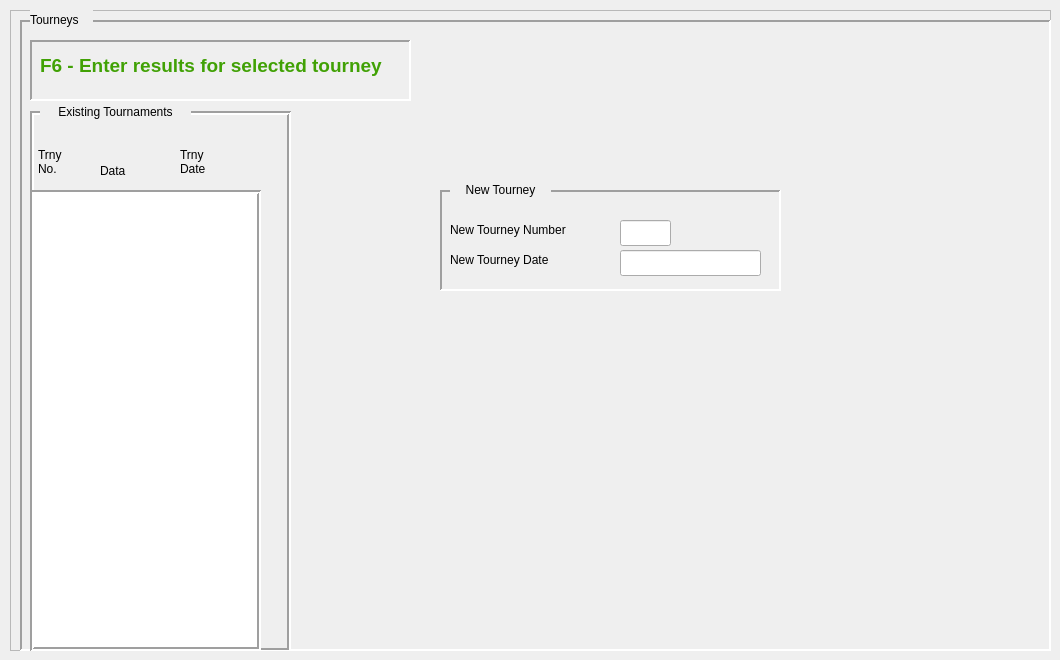
    <widget class="QWidget" name="tourneysTab">
     <property name="autoFillBackground">
      <bool>true</bool>
     </property>
     <attribute name="title">
      <string>Tourneys</string>
     </attribute>
     <widget class="QFrame" name="tourneyTabPanel">
      <property name="geometry">
       <rect>
        <x>10</x>
        <y>10</y>
        <width>1041</width>
        <height>641</height>
       </rect>
      </property>
      <property name="autoFillBackground">
       <bool>true</bool>
      </property>
      <property name="frameShape">
       <enum>QFrame::Shape::StyledPanel</enum>
      </property>
      <property name="frameShadow">
       <enum>QFrame::Shadow::Raised</enum>
      </property>
      <property name="lineWidth">
       <number>2</number>
      </property>
      <widget class="QFrame" name="TourneysFrame">
       <property name="geometry">
        <rect>
         <x>10</x>
         <y>10</y>
         <width>1031</width>
         <height>631</height>
        </rect>
       </property>
       <property name="autoFillBackground">
        <bool>true</bool>
       </property>
       <property name="frameShape">
        <enum>QFrame::Shape::Panel</enum>
       </property>
       <property name="frameShadow">
        <enum>QFrame::Shadow::Sunken</enum>
       </property>
       <property name="lineWidth">
        <number>2</number>
       </property>
       <widget class="QFrame" name="F6TourneyFrame">
        <property name="geometry">
         <rect>
          <x>10</x>
          <y>20</y>
          <width>381</width>
          <height>61</height>
         </rect>
        </property>
        <property name="autoFillBackground">
         <bool>true</bool>
        </property>
        <property name="frameShape">
         <enum>QFrame::Shape::Panel</enum>
        </property>
        <property name="frameShadow">
         <enum>QFrame::Shadow::Sunken</enum>
        </property>
        <property name="lineWidth">
         <number>2</number>
        </property>
        <widget class="QLabel" name="tourneyF6EnterResultsLabel">
         <property name="geometry">
          <rect>
           <x>10</x>
           <y>10</y>
           <width>351</width>
           <height>31</height>
          </rect>
         </property>
         <property name="font">
          <font>
           <pointsize>14</pointsize>
           <bold>true</bold>
          </font>
         </property>
         <property name="styleSheet">
          <string notr="true">
color: rgb(65, 161, 5);</string>
         </property>
         <property name="lineWidth">
          <number>-5</number>
         </property>
         <property name="text">
          <string>F6 - Enter results for selected tourney</string>
         </property>
        </widget>
       </widget>
       <widget class="QFrame" name="ExistingTourneysPanel">
        <property name="geometry">
         <rect>
          <x>10</x>
          <y>91</y>
          <width>261</width>
          <height>541</height>
         </rect>
        </property>
        <property name="autoFillBackground">
         <bool>true</bool>
        </property>
        <property name="frameShape">
         <enum>QFrame::Shape::Box</enum>
        </property>
        <property name="frameShadow">
         <enum>QFrame::Shadow::Sunken</enum>
        </property>
        <property name="lineWidth">
         <number>2</number>
        </property>
        <widget class="QLabel" name="trnyNoHdr">
         <property name="geometry">
          <rect>
           <x>8</x>
           <y>30</y>
           <width>41</width>
           <height>41</height>
          </rect>
         </property>
         <property name="text">
          <string>Trny No.</string>
         </property>
         <property name="wordWrap">
          <bool>true</bool>
         </property>
        </widget>
        <widget class="QLabel" name="trnyDataHdr">
         <property name="geometry">
          <rect>
           <x>70</x>
           <y>50</y>
           <width>41</width>
           <height>20</height>
          </rect>
         </property>
         <property name="text">
          <string>Data</string>
         </property>
        </widget>
        <widget class="QLabel" name="trnyDateHdr">
         <property name="geometry">
          <rect>
           <x>150</x>
           <y>30</y>
           <width>41</width>
           <height>41</height>
          </rect>
         </property>
         <property name="text">
          <string>Trny Date</string>
         </property>
         <property name="wordWrap">
          <bool>true</bool>
         </property>
        </widget>
       </widget>
       <widget class="QLabel" name="label_4">
        <property name="geometry">
         <rect>
          <x>20</x>
          <y>82</y>
          <width>151</width>
          <height>20</height>
         </rect>
        </property>
        <property name="autoFillBackground">
         <bool>true</bool>
        </property>
        <property name="text">
         <string>Existing Tournaments</string>
        </property>
        <property name="alignment">
         <set>Qt::AlignmentFlag::AlignCenter</set>
        </property>
       </widget>
       <widget class="QListWidget" name="listOfTourneys">
        <property name="geometry">
         <rect>
          <x>10</x>
          <y>170</y>
          <width>231</width>
          <height>461</height>
         </rect>
        </property>
        <property name="frameShape">
         <enum>QFrame::Shape::Box</enum>
        </property>
        <property name="lineWidth">
         <number>2</number>
        </property>
       </widget>
       <widget class="QFrame" name="NewTourneyPanel">
        <property name="geometry">
         <rect>
          <x>420</x>
          <y>170</y>
          <width>341</width>
          <height>101</height>
         </rect>
        </property>
        <property name="autoFillBackground">
         <bool>true</bool>
        </property>
        <property name="frameShape">
         <enum>QFrame::Shape::Panel</enum>
        </property>
        <property name="frameShadow">
         <enum>QFrame::Shadow::Sunken</enum>
        </property>
        <property name="lineWidth">
         <number>2</number>
        </property>
        <widget class="QLabel" name="newTourneyNumberLabel">
         <property name="geometry">
          <rect>
           <x>10</x>
           <y>30</y>
           <width>161</width>
           <height>20</height>
          </rect>
         </property>
         <property name="text">
          <string>New Tourney Number</string>
         </property>
        </widget>
        <widget class="QLabel" name="newTourneyDateLabel">
         <property name="geometry">
          <rect>
           <x>10</x>
           <y>60</y>
           <width>151</width>
           <height>20</height>
          </rect>
         </property>
         <property name="text">
          <string>New Tourney Date</string>
         </property>
        </widget>
        <widget class="QLineEdit" name="newTourneyNumberEntry">
         <property name="geometry">
          <rect>
           <x>180</x>
           <y>30</y>
           <width>51</width>
           <height>26</height>
          </rect>
         </property>
        </widget>
        <widget class="QLineEdit" name="newTourneyDateEntry">
         <property name="geometry">
          <rect>
           <x>180</x>
           <y>60</y>
           <width>141</width>
           <height>26</height>
          </rect>
         </property>
        </widget>
       </widget>
       <widget class="QLabel" name="newTourneyFrameLabel">
        <property name="geometry">
         <rect>
          <x>430</x>
          <y>160</y>
          <width>101</width>
          <height>20</height>
         </rect>
        </property>
        <property name="autoFillBackground">
         <bool>true</bool>
        </property>
        <property name="text">
         <string>New Tourney</string>
        </property>
        <property name="alignment">
         <set>Qt::AlignmentFlag::AlignCenter</set>
        </property>
       </widget>
       <zorder>F6TourneyFrame</zorder>
       <zorder>ExistingTourneysPanel</zorder>
       <zorder>label_4</zorder>
       <zorder>NewTourneyPanel</zorder>
       <zorder>newTourneyFrameLabel</zorder>
       <zorder>listOfTourneys</zorder>
      </widget>
      <widget class="QLabel" name="label_2">
       <property name="geometry">
        <rect>
         <x>20</x>
         <y>0</y>
         <width>63</width>
         <height>20</height>
        </rect>
       </property>
       <property name="autoFillBackground">
        <bool>true</bool>
       </property>
       <property name="text">
        <string>Tourneys</string>
       </property>
      </widget>
     </widget>
    </widget>
